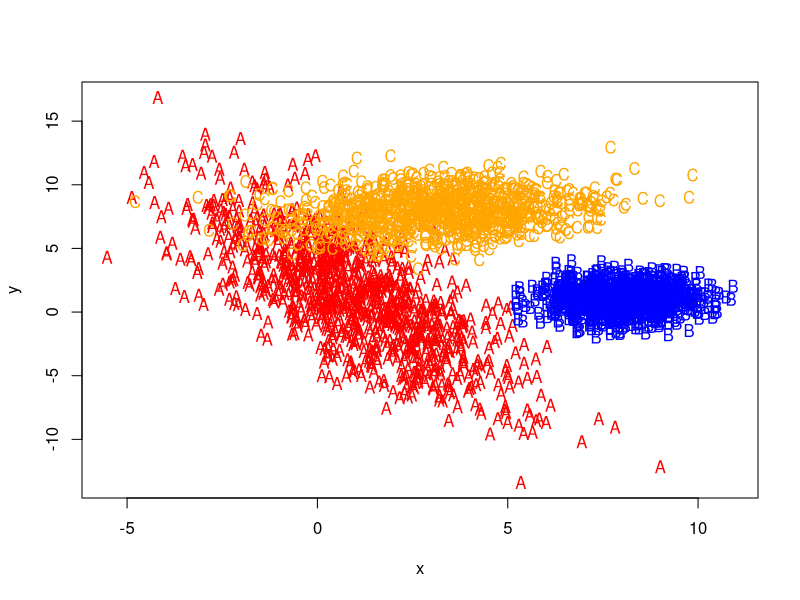
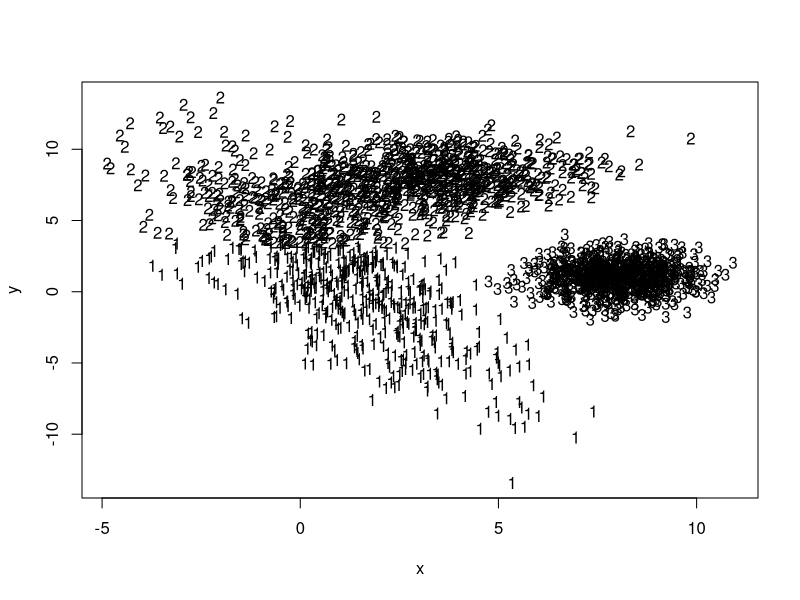
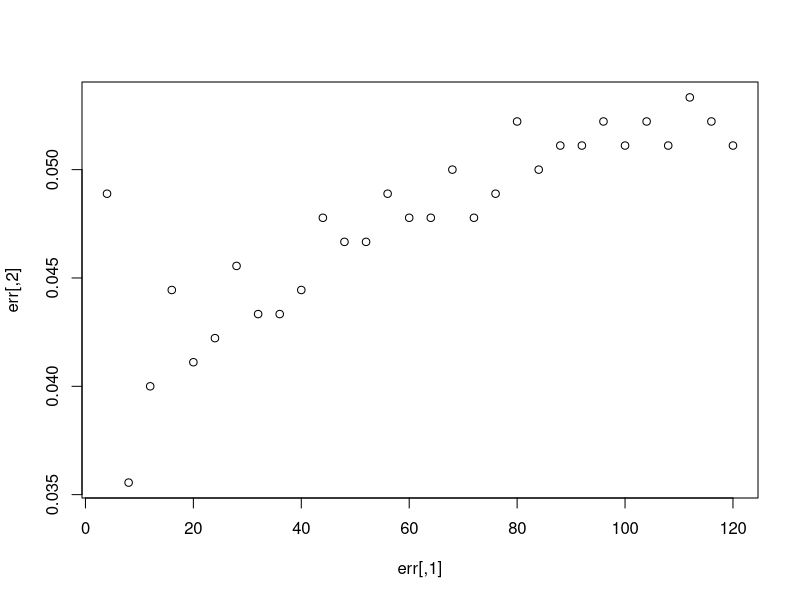

Write R code to recreate these figures, in order. (Note: a time limit stopped this script after it produced the figures.)
#
# This file gives a quick demonstration of a few ML techniques that
# are available in R. The file is designed as a walk through, so instead
# of simply running the entire file at once, copy and paste the logical
# blocks and check the output as we go along.
#
# Joshua Reich (josh@i2pi.com)   
# April 2, 2009
#



# First we need to load up some packages to support ML.
# If your system doesn't have the packages, check out
# the install.packages() command. 

library(rpart)
library(MASS)
library(class)
library(e1071)


rmulnorm <- function (n, mu, sigma)
{
  # A simple function for producing n random samples
  # from a multivariate normal distribution with mean mu
  # and covariance matrix sigma
  
  M <- t(chol(sigma))
  d <- nrow(sigma)
  Z <- matrix(rnorm(d*n),d,n)
  t(M %*% Z + mu)
}

cm <- function (actual, predicted)
{
  # Produce a confusion matrix
  
  t<-table(predicted,actual)
  # there is a potential bug in here if columns are tied for ordering
  t[apply(t,2,function(c) order(-c)[1]),] 
}

# Total number of observations
N <- 1000 * 3

# Number of training observations
Ntrain <- N * 0.7


# The data that we will be using for the demonstration consists
# of a mixture of 3 multivariate normal distributions. The goal
# is to come up with a classification system that can tell us,
# given a pair of coordinates, from which distribution the data 
# arises.

A <- rmulnorm (N/3, c(1,1), matrix(c(4,-6,-6,18), 2,2))
B <- rmulnorm (N/3, c(8,1), matrix(c(1,0,0,1), 2,2))
C <- rmulnorm (N/3, c(3,8), matrix(c(4,0.5,0.5,2), 2,2))

data <- data.frame(rbind (A,B,C))
colnames(data) <- c('x', 'y')
data$class <- c(rep('A', N/3), rep('B', N/3), rep('C', N/3))

# Lets have a look
plot_it <- function () {
  plot (data[,1:2], type='n')
  points(A, pch='A', col='red')
  points(B, pch='B', col='blue')
  points(C, pch='C', col='orange')
}
plot_it()

# Randomly arrange the data and divide it into a training
# and test set.
data <- data[sample(1:N),]
train <- data[1:Ntrain,]
test <- data[(Ntrain+1):N,]

# OK. Lets get to it

# K-Means

# kmeans(), built into the R base package, is an unsupervised
# learning technique. The goal is to cluster the observed data
# into groups. This is achieved by assuming a Euclidean distance
# metric, and finding points which lie at local centroids. All
# points are then assigned to their closest centroid and are
# thus clustered. The algorithmic approach to finding these
# centroids is to pick k points at random then assign all other 
# points to the centroids. The algorithm then chooses new
# centroids based on the mean point of the resulting clusters.
# Then with these new centroids, the remaining N-k points are
# reclustered. This repeats until some stopping condition is
# reached.
# This algorithm is quite simple to implement and quite often
# the Euclidean distance metric is inappropriate and I find 
# myself re-writing the algorithm using a different measure.
# Here we know, a priori, that there are 3 clusters, so we set 
# k = 3.

k <- kmeans(train[,1:2], 3)
plot(train[,1:2], type='n')
text(train[,1:2], as.character(k$cluster))

cm (train$class, k$cluster)

# K Nearest Neighbor

# In KNN we classify an unknown point by looking at k nearest
# neighbors of known classification. In the case of k=1, we
# find the closest point in our training set to a new point
# from our test set. We then assume that the new point has
# the same class as its closest neighbor in the test set.
# For k>1, we typically apply a voting mechanism to pick the
# modal class from the neighborhood of points in the training
# set. 

test$predicted_class <- knn(train[,1:2], test[,1:2], train$class, k=1)

(m<-cm(test$class, test$predicted_class))

# Here we demonstrate the bias-variance tradeoff as we increase k.

err <- matrix(nrow=N/100, ncol=2)
for (i in 1:nrow(err))
{
  k <- i * 4
  test$predicted_class <- knn(train[,1:2], test[,1:2], train$class, k=k)
  m<-cm(test$class, test$predicted_class)
  err[i,] <- c(k, 1 - sum(diag(m)) / sum(m))
}

plot (err)

# Kernel Methods

# Rather than using library functions, we will build our own here
# to demonstrate the mechanism, sacrificing efficiencies for 
# edification. This code is slow.

# Kernel methods follow on from KNN. Whereas KNN is by its nature
# highly local, and thus potentially non-smooth, kernel techniques
# apply a windowing function to the dataset to smooth the classifier.
# Here we use a Gaussian/radial function to weight the influence
# of the each point in the training set. We then take the average
# of the weighted distances to determine the most likely classification
# for new points in the test set.

kernel <- function (a, b)
{
  # Lets make a simple 'Gaussian' like kernel that
  # measures the distance between two points, a & b.
  exp(-sum((a-b)^2))
}

test$predicted_class <- NA
for (i in 1:nrow(test))
{
  print(i)
  # The weighted distances from each point in the training set to 
  # row i in the test set
  d<-apply(train[,1:2], 1, function(r) kernel(r, test[i,1:2]))
  
  # The class votes, based on the mean distance
  v<-aggregate(d, list(class=train$class), mean)
  
  # Predicted class = the class with the lowest distance
  test$predicted_class[i] <- v$class[order(-v$x)[1]]
}	

cm(test$class, test$predicted_class)


# Recursive Partitioning / Regression Trees

# rpart() implements an algorithm that attempts to recursively split
# the data such that each split best partitions the space according 
# to the classification. In a simple one-dimensional case with binary
# classification, the first split will occur at the point on the line
# where there is the biggest difference between the proportion of 
# cases on either side of that point. The algorithm continues to 
# split the space until a stopping condition is reached. Once the
# tree of splits is produced it can be pruned using regularization
# parameters that seek to ameliorate overfitting.

(r <- rpart(class ~ x + y, data = train))
plot(r)
text(r)

# Here we look at the confusion matrix and overall error rate from applying
# the tree rules to the training data.
predicted <- as.numeric(apply(predict(r), 1, function(r) order(-r)[1]))
(m <- cm (train$class, predicted))
1 - sum(diag(m)) / sum(m)

# And by comparison, against the test data.
predicted <- as.numeric(apply(predict(r, test[,1:2]), 1, function(r) order(-r)[1]))
(m <- cm (test$class, predicted))
1 - sum(diag(m)) / sum(m)

# PCA - Demonstrating that orthogonal bases are better for trees

# Recursive partitioning splits the space along orthogonal hyperplanes 
# that are parallel to the original feature coordinate axes. However,
# in our case, the clusters are not neatly split by such planes and
# better results can be found by transforming to another space. We
# use principle component analysis (PCA) to transform our space.
# PCA transforms the space by looking at the vectors along which the
# bulk of the variance in the data occur. The vector that embodies
# the greatest variance becomes the first principle component axis
# in the transformed space. The second axis then is formed along the
# vector that is orthogonal to the first but with the second most 
# variance in the data. And so on.
# It should be clear how this transform improves the performance of 
# recursive partitioning, but the cost is that the tree splits 
# no longer directly map to the feature space, which makes 
# interpretation much more difficult.

p<-princomp(train[,1:2])
train_pca <- data.frame(p$scores)
train_pca$class <- train$class

# Compare the alignment of the clusters to the axis in the feature
# space versus the transformed space.
par(mfrow=c(1,2))
train_lda <- as.matrix(train[,1:2]) %*% l$scaling
plot_it()
plot(train_pca[,1:2], type='n')
text(train_pca[,1:2], train_pca$class)
par(mfrow=c(1,1))

r2 <- rpart(class ~ Comp.1 + Comp.2, data = train_pca)

predicted2 <- as.numeric(apply(predict(r2), 1, function(r) order(-r)[1]))
(m <- cm (train$class, predicted2))
1 - sum(diag(m)) / sum(m)

# LDA

# In linear discriminant analysis we no longer look for recursive 
# partitions, but rather for lines that go between the clusters.
# In some ways, this is similar to KNN. LDA makes the assumption
# that the clusters are drawn from multivariate normal distributions
# with different means, but identical covariances. LDA approaches
# the problem by applying a transform that applies the inverse of 
# the estimated covariance matrix to distributed the points 
# spherically. In this transformed space classification is simply
# a matter of finding the closest cluster mean. 
# The assumption of identical covariances doesn't hold for our
# dataset, but still provides an improvement. Quadratic DA drops
# this assumption at the cost of greater complexity. 

l <- lda(class ~ x + y, data = train)

(m <- cm(train$class, predict(l)$class))
1 - sum(diag(m)) / sum(m)

par(mfrow=c(1,2))
train_lda <- as.matrix(train[,1:2]) %*% l$scaling
plot_it()
plot(train_lda, type='n')
text(train_lda, train$class)
par(mfrow=c(1,1))

# SVM

# Support vector machines take the next step from LDA/QDA. However
# instead of making linear voronoi boundaries between the cluster
# means, we concern ourselves primarily with the points on the 
# boundaries between the clusters. These boundary points define
# the 'support vector'. Between two completely separable clusters
# there are two support vectors and a margin of empty space
# between them. The SVM optimization technique seeks to maximize
# the margin by choosing a hyperplane between the support vectors
# of the opposing clusters. For non-separable clusters, a slack
# constraint is added to allow for a small number of points to
# lie inside the margin space. The Cost parameter defines how
# to choose the optimal classifier given the presence of points
# inside the margin. Using the kernel trick (see Mercer's theorem)
# we can get around the requirement for linear separation 
# by representing the mapping from the linear feature space to
# some other non-linear space that maximizes separation. Normally
# a kernel would be used to define this mapping, but with the
# kernel trick, we can represent this kernel as a dot product.
# In the end, we don't even have to define the transform between
# spaces, only the dot product distance metric. This leaves
# this algorithm much the same, but with the addition of
# parameters that define this metric. The default kernel used
# is a radial kernel, similar to the kernel defined in my 
# kernel method example. The addition is a term, gamma, to
# add a regularization term to weight the importance of distance.

s <- svm( I(factor(class)) ~ x + y, data = train, cost = 100, gama = 1)

(m <- cm(train$class, predict(s)))
1 - sum(diag(m)) / sum(m)

(m <- cm(test$class, predict(s, test[,1:2])))
1 - sum(diag(m)) / sum(m)
